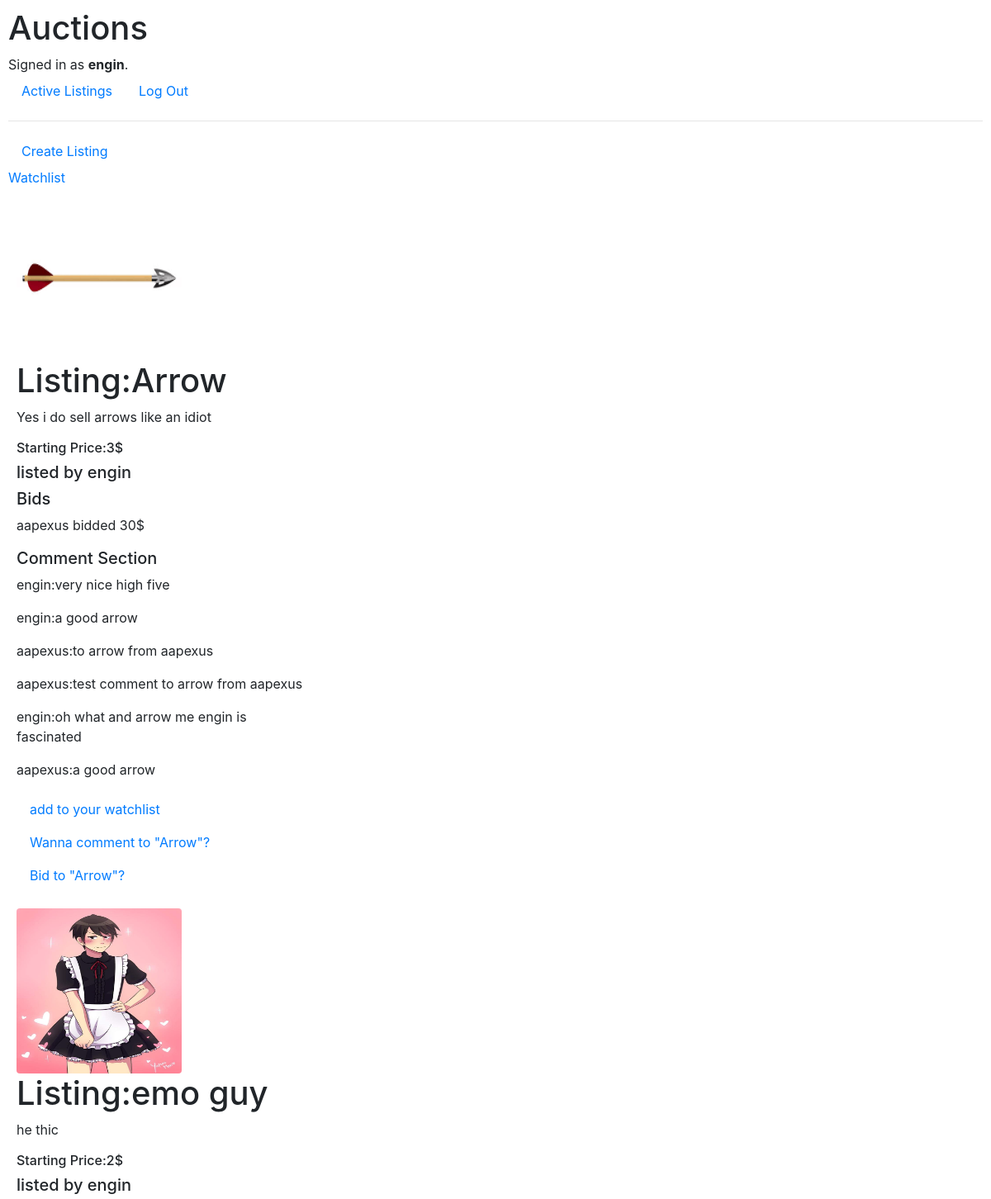
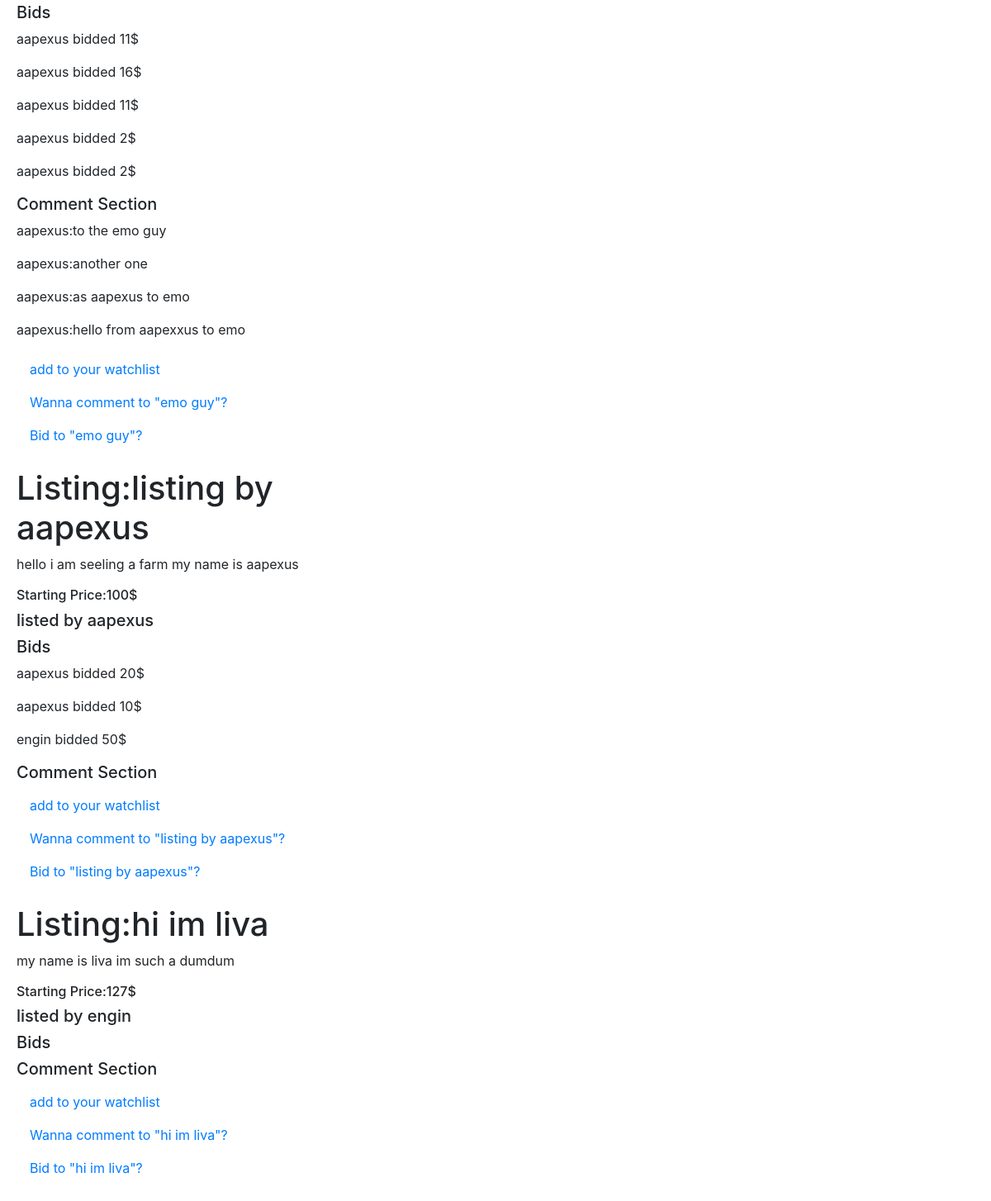
Screenshot of / (signed in) with the database file from the repository (2 pictures, top to bottom).
### auctions/models.py (models this page shows, shortened)
class User(AbstractUser):
    pass

class Auctions(models.Model):
    title = models.CharField(max_length=100)
    description = models.TextField()
    first_date = models.DateTimeField(auto_now=True)
    category = models.CharField(max_length=100,default='No category',null=True,blank=True)
    starting_price = models.IntegerField()
    image = models.ImageField(upload_to='uploads/', null=True, blank=True)
    user = models.ForeignKey(User, on_delete=models.CASCADE)

class Bid(models.Model):
    user = models.ForeignKey(User, on_delete=models.CASCADE)
    auction = models.ForeignKey(Auctions, on_delete=models.CASCADE,related_name='bids', null=True, blank=True)
    bid_amount = models.PositiveIntegerField(default=None)

class Comment(models.Model):
    user = models.ForeignKey(User, on_delete=models.CASCADE)
    auction = models.ForeignKey(Auctions, on_delete=models.CASCADE,related_name='comments', null=True, blank=True)
    comment_text = models.CharField(max_length=100)

### auctions/views.py (the view)
# urls.py: path("", views.index, name="index"),
def index(request):
    display = Auctions.objects.all()
    return render(request, "auctions/index.html",context={
        'display': display,
        })

### auctions/templates/auctions/index.html (shortened to what this page needs)
{% extends "auctions/layout.html" %}
{% block body %}
    <a class="nav-link" href="{% url 'make_listing' %}">Create Listing</a>
    <a href="{% url 'watchlist' %}">Watchlist</a>
    {% for i in display %}
    <div class="row">
    <div class="col-lg-4">
    <div class="box-element product">
    <div>
    {% if i.image %}
    <img class="rounded" src="media/{{ i.image }}" width="200" height="200">
    {% endif %}
    </div>
    <h1>Listing:{{ i.title }}</h1>
    <p>{{ i.description }}</p>
    <h6>Starting Price:{{ i.starting_price }}$</h6>
    <h5>listed by {{ i.user }}</h5>
    <h5>Bids</h5>
    {% for bid in i.bids.all %}
    {% if bid == None %}
    <h6>No bids</h6>
    {% else %}
    <p>{{ bid.user }} bidded {{ bid.bid_amount }}$</p>
    {% endif %}
    {% endfor %}
    <h5>Comment Section</h5>
    {% for comment in i.comments.all %}
    <div>{% if comment != Null %}
    <p>{{ comment.user }}:{{ comment.comment_text }}</p>
    {% else %}
    <h6>No comments been made</h6>
    {% endif %}
    </div>
    {% endfor %}
    <a class="nav-link" href="{% url 'add_watchlist' pk=i.pk %}">add to your watchlist</a>
    <a class="nav-link" href="{% url 'comment' pk=i.pk %}">Wanna comment to "{{ i.title }}"?</a>
    <a class="nav-link" href="{% url 'bidding' pk=i.pk %}">Bid to "{{ i.title }}"?</a>
    </div>
    </div>
    </div>
    {% endfor %}
{% endblock %}

### auctions/templates/auctions/layout.html (shortened to what this page needs)
{% load static %}
<!DOCTYPE html>
<html lang="en">
    <head>
        <link rel="stylesheet" href="https://stackpath.bootstrapcdn.com/bootstrap/4.4.1/css/bootstrap.min.css">
        <link href="{% static 'auctions/styles.css' %}" rel="stylesheet">
    </head>
    <body>
        <h1>Auctions</h1>
        <div>
            {% if user.is_authenticated %}
                Signed in as <strong>{{ user.username }}</strong>.
            {% else %}
                Not signed in.
            {% endif %}
        </div>
        <ul class="nav">
            <li class="nav-item">
                <a class="nav-link" href="{% url 'index' %}">Active Listings</a>
            </li>
            {% if user.is_authenticated %}
                <li class="nav-item">
                    <a class="nav-link" href="{% url 'logout' %}">Log Out</a>
                </li>
            {% endif %}
        </ul>
        <hr>
        {% block body %}
        {% endblock %}
    </body>
</html>

### auctions/static/auctions/styles.css (style rules this page uses)
body { padding: 10px; }

### auctions/templates/auctions/index.html (style rules this page uses)
.box-element { background-color: #fff; border-radius: 4px; padding: 10px; }
.product { border-radius: 0px 0px 4px 4px; }

### rows the page displays
User: username "engin"
Auctions: image (picture), title "Arrow", description "Yes i do sell arrows like an idiot", starting_price "3", user "engin"
Bid: user "aapexus", bid_amount "30"
Comment: user "engin", comment_text "very nice high five"
Comment: user "engin", comment_text "a good arrow"
Comment: user "aapexus", comment_text "to arrow from aapexus"
Comment: user "aapexus", comment_text "test comment to arrow from aapexus"
Comment: user "engin", comment_text "oh what and arrow me engin is fascinated"
Comment: user "aapexus", comment_text "a good arrow"
Auctions: image (picture), title "emo guy", description "he thic", starting_price "2", user "engin"
Bid: user "aapexus", bid_amount "11"
Bid: user "aapexus", bid_amount "16"
Bid: user "aapexus", bid_amount "11"
Bid: user "aapexus", bid_amount "2"
Bid: user "aapexus", bid_amount "2"
Comment: user "aapexus", comment_text "to the emo guy"
Comment: user "aapexus", comment_text "another one"
Comment: user "aapexus", comment_text "as aapexus to emo"
Comment: user "aapexus", comment_text "hello from aapexxus to emo"
Auctions: title "listing by aapexus", description "hello i am seeling a farm my name is aapexus", starting_price "100", user "aapexus"
Bid: user "aapexus", bid_amount "20"
Bid: user "aapexus", bid_amount "10"
Bid: user "engin", bid_amount "50"
Auctions: title "hi im liva", description "my name is liva im such a dumdum", starting_price "127", user "engin"
